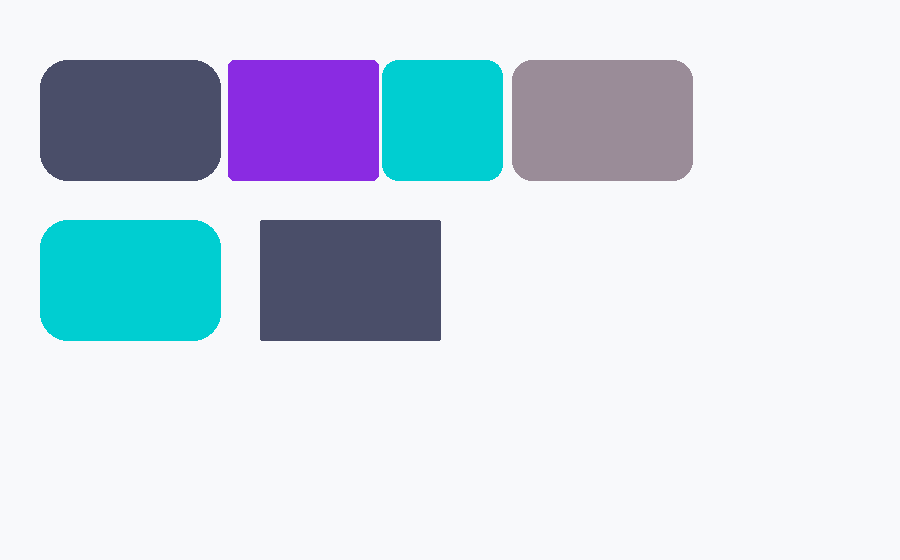
#> input picture sample_frames/frame_01.png, 900 x 560 px
$ python -i visual_audit.py   (imports and definitions only)
#> lines starting #> are read from the running program, lines starting #| are printed output that depends on the picture; after the words box and inside, x2 and y2 are one past the last pixel; in counts of white or black regions, pixels touching at a corner belong together
"""
Visual audit layer: analyzes a rendered frame image directly with OpenCV,
rather than reading a file's structured metadata. This catches violations
that only exist visually - a color that was sampled with an eyedropper
instead of applied from the token library would look identical in a
screenshot but might carry a slightly different hex value in the file's
JSON, for instance, and conversely, some visual drift only shows up once
rendered (anti-aliasing, effects, overlapping layers).

This module is independent of app/agents.py's structured-metadata path -
together they give DesignGuard two different ways of catching the same
underlying problem, which is the actual justification for building this
rather than just trusting file metadata.
"""
import math
import cv2
import numpy as np

APPROVED_COLORS_RGB = [
    (26, 26, 46), (74, 78, 105), (154, 140, 152), (242, 233, 228),
    (47, 111, 237), (31, 157, 85), (192, 57, 43), (192, 122, 0),
]
APPROVED_SPACING = [4, 8, 12, 16, 24, 32, 48, 64]
APPROVED_RADII = [0, 4, 8, 12, 16]

BG_COLOR_RGB = (248, 249, 251)
COLOR_MATCH_THRESHOLD = 30.0   # max RGB Euclidean distance still considered "on palette"
SPACING_MATCH_THRESHOLD = 3    # px tolerance against the approved spacing scale
RADIUS_MATCH_THRESHOLD = 3     # px tolerance against the approved radius scale


def _rgb_distance(c1, c2):
    return math.sqrt(sum((a - b) ** 2 for a, b in zip(c1, c2)))


def _nearest(value, approved_list):
    return min(approved_list, key=lambda a: abs(a - value) if isinstance(a, (int, float)) else _rgb_distance(a, value))


def detect_elements(image_path):
    """
    Finds distinct, non-background rectangular regions in a rendered frame
    via contour detection on a background-subtracted mask. Returns each
    region's bounding box and its average fill color.
    """
#> called with image_path = '../sample_frames/frame_01.png'
    img_bgr = cv2.imread(image_path)
#> img_bgr is the input picture: shape (560, 900, 3); mean B, G, R 230.4, 219.2, 207.6
    img_rgb = cv2.cvtColor(img_bgr, cv2.COLOR_BGR2RGB)

    bg = np.array(BG_COLOR_RGB)
    diff = np.abs(img_rgb.astype(int) - bg.astype(int)).sum(axis=2)
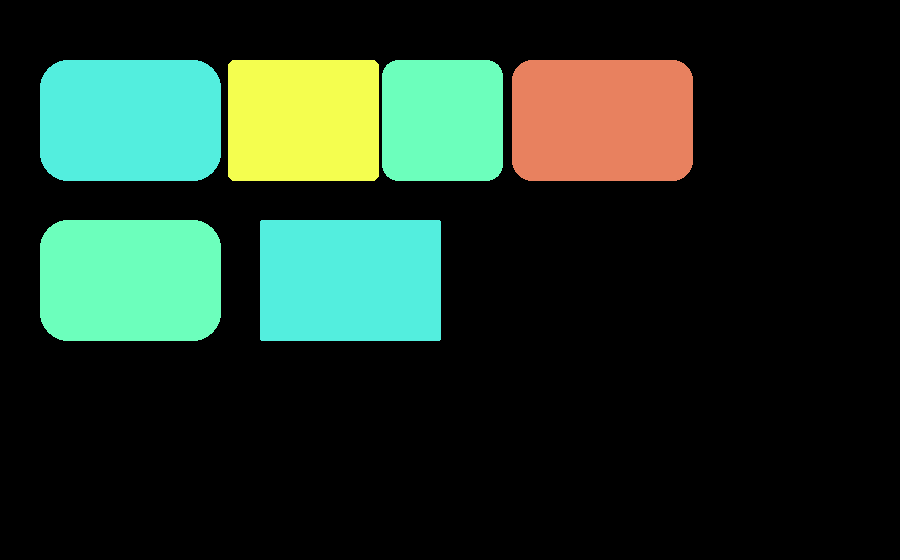
#> diff: shape (560, 900) int64; 5 distinct labels, from 0 to 491; one colour per label, 0 black
    mask = (diff > 15).astype(np.uint8) * 255
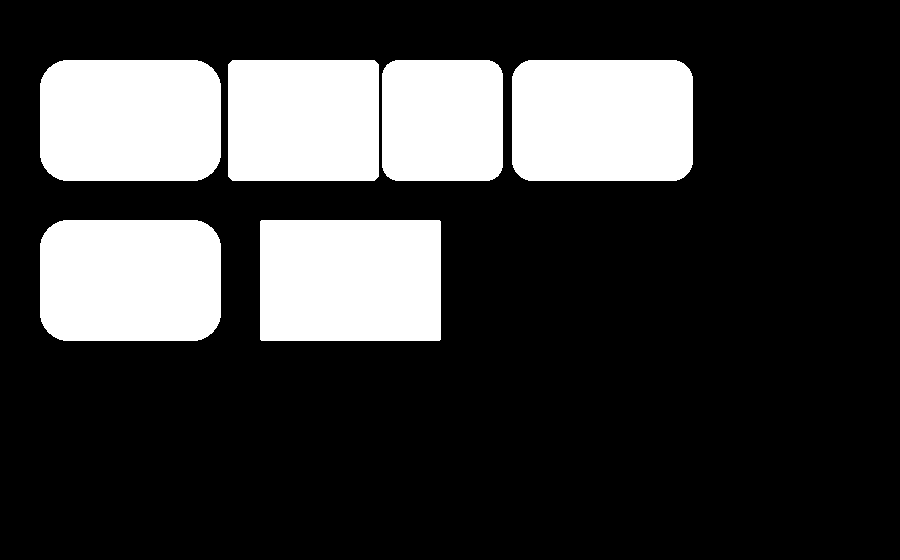
#> mask: shape (560, 900); 23.5% white; 6 white regions

    contours, _ = cv2.findContours(mask, cv2.RETR_EXTERNAL, cv2.CHAIN_APPROX_SIMPLE)
#> contours = 6 contours; box (x1, y1, x2, y2) and area: (260, 220, 441, 341) 21598, (512, 60, 693, 181) 21256, (40, 220, 221, 341) 20936, (40, 60, 221, 181) 20936, (228, 60, 379, 181) 17968, (382, 60, 503, 181) 14174

    elements = []
    for cnt in contours:
        x, y, w, h = cv2.boundingRect(cnt)
        if w < 20 or h < 20:
            continue  # skip noise/anti-aliasing fragments

        # Sample fill color from the center of the bounding box, away from
        # rounded corners and edges, so it reads the flat fill not the background
        cx, cy = x + w // 2, y + h // 2
        sample = img_rgb[cy - 3:cy + 3, cx - 3:cx + 3].reshape(-1, 3)
        avg_color = tuple(int(v) for v in sample.mean(axis=0))

        elements.append({"bbox": (x, y, w, h), "fill_color_rgb": avg_color})
#> this loop made 6 passes
#> (x, y, w, cx, cy, avg_color) on passes 1 to 6: (260, 220, 181, 350, 280, (74, 78, 105)), (40, 220, 181, 130, 280, (0, 206, 209)), (512, 60, 181, 602, 120, (154, 140, 152)), (382, 60, 121, 442, 120, (0, 206, 209)), (228, 60, 151, 303, 120, (138, 43, 226)), (40, 60, 181, 130, 120, (74, 78, 105))
#> after the loop, elements = 6 items

    # Group into rows first (cluster by y-position within a tolerance), then
    # sort left-to-right within each row - matters for spacing comparisons,
    # since comparing x-gaps across two different rows produces nonsense.
    elements.sort(key=lambda e: e["bbox"][1])
    rows = []
    row_tolerance = 40
    for el in elements:
        placed = False
        for row in rows:
            if abs(row[0]["bbox"][1] - el["bbox"][1]) <= row_tolerance:
                row.append(el)
                placed = True
                break
        if not placed:
            rows.append([el])
#> this loop made 6 passes
#> after the loop, row = 2 items; rows = 2 items

    ordered = []
    for row in rows:
        row.sort(key=lambda e: e["bbox"][0])
        for i, el in enumerate(row):
            el["row_position"] = i  # 0 = first in its row, no left-neighbor to compare spacing against
        ordered.extend(row)
#> this loop made 2 passes
#> after the loop, el = {'bbox': (260, 220, 181, 121), 'fill_color_rgb': (74, 78, 105), 'row_position': 1}; ordered = 6 items
    return ordered


def _measure_corner_radius(image_path, bbox):
    """
    Estimates corner radius by scanning horizontally along the bounding
    box's top-most row, from the left edge inward, measuring how many
    pixels of background persist before the fill begins.

    This is the geometrically correct scan line: for a quarter-circle
    corner of radius R centered at (R, R) relative to the corner, the top
    edge (the row at y-offset 0) is background for exactly the first R
    pixels and fill from R onward. An earlier version of this function
    scanned the diagonal instead, which introduces a sqrt(2) distortion
    and under-measures every radius - worth knowing if you build on this,
    since it's an easy mistake to repeat.
    """
    img_bgr = cv2.imread(image_path)
    img_rgb = cv2.cvtColor(img_bgr, cv2.COLOR_BGR2RGB)
    x, y, w, h = bbox
    bg = np.array(BG_COLOR_RGB)

    max_check = min(40, w // 2, h // 2)
    row_y = y
    if row_y >= img_rgb.shape[0]:
        return 0

    radius = 0
    for d in range(max_check):
        px = x + d
        if px >= img_rgb.shape[1]:
            break
        pixel = img_rgb[row_y, px].astype(int)
        if np.abs(pixel - bg).sum() > 15:
            radius = d
            break
        radius = d + 1
    return radius


def analyze_frame(image_path):
    """
    Full visual audit of one rendered frame. Returns a list of detected
    violations (only - compliant elements are not returned, matching the
    existing agents.py contract which only ever sees flagged elements).
    """
    elements = detect_elements(image_path)
#> elements = 6 items
    violations = []

    for i, el in enumerate(elements):
        x, y, w, h = el["bbox"]
#> x = 40; y = 60; w = 181; h = 121
        color = el["fill_color_rgb"]
#> color = (74, 78, 105)

        nearest_color = min(APPROVED_COLORS_RGB, key=lambda c: _rgb_distance(c, color))
#> nearest_color = (74, 78, 105)
        color_dev = _rgb_distance(color, nearest_color)
#> color_dev = 0
        if color_dev > COLOR_MATCH_THRESHOLD:
            violations.append({
                "element_index": i,
                "bbox": el["bbox"],
                "violation_type": "off_palette_color",
                "detected_value": color,
                "nearest_approved": nearest_color,
                "deviation": round(min(color_dev / 200.0, 1.0), 3),  # normalize to ~0-1
            })

        radius = _measure_corner_radius(image_path, el["bbox"])
#> the loop in _measure_corner_radius, `for d in range(max_check):` made 24 passes
#> pixel on passes 1 to 12: [248, 249, 251], [248, 249, 251], [248, 249, 251], [248, 249, 251], [248, 249, 251], [248, 249, 251], [248, 249, 251], [248, 249, 251], [248, 249, 251], [248, 249, 251], [248, 249, 251], [248, 249, 251]
#> radius = 23
        nearest_radius = min(APPROVED_RADII, key=lambda r: abs(r - radius))
#> nearest_radius = 16
        radius_dev = abs(radius - nearest_radius)
#> radius_dev = 7
        if radius_dev > RADIUS_MATCH_THRESHOLD:
            violations.append({
                "element_index": i,
                "bbox": el["bbox"],
                "violation_type": "inconsistent_corner_radius",
                "detected_value": radius,
                "nearest_approved": nearest_radius,
                "deviation": round(min(radius_dev / 20.0, 1.0), 3),
            })

        if el.get("row_position", 0) > 0:
            prev_x, prev_y, prev_w, prev_h = elements[i - 1]["bbox"]
            gap = x - (prev_x + prev_w)
            if gap > 0:
                nearest_spacing = min(APPROVED_SPACING, key=lambda s: abs(s - gap))
                spacing_dev = abs(gap - nearest_spacing)
                if spacing_dev > SPACING_MATCH_THRESHOLD:
                    violations.append({
                        "element_index": i,
                        "bbox": el["bbox"],
                        "violation_type": "non_standard_spacing",
                        "detected_value": gap,
                        "nearest_approved": nearest_spacing,
                        "deviation": round(min(spacing_dev / 40.0, 1.0), 3),
                    })

    return violations

>>> result = analyze_frame('../sample_frames/frame_01.png')
